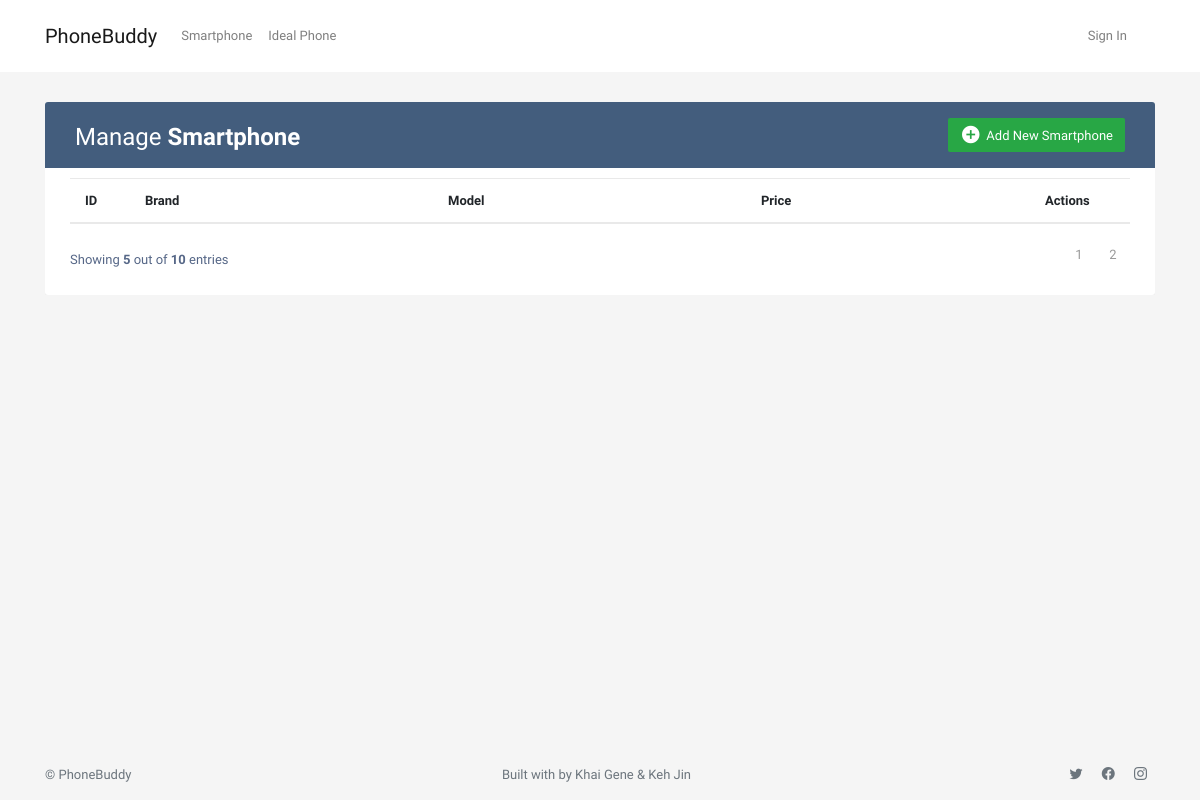
/manageSmartphone?page=3, run on an earlier commit of the app's database.
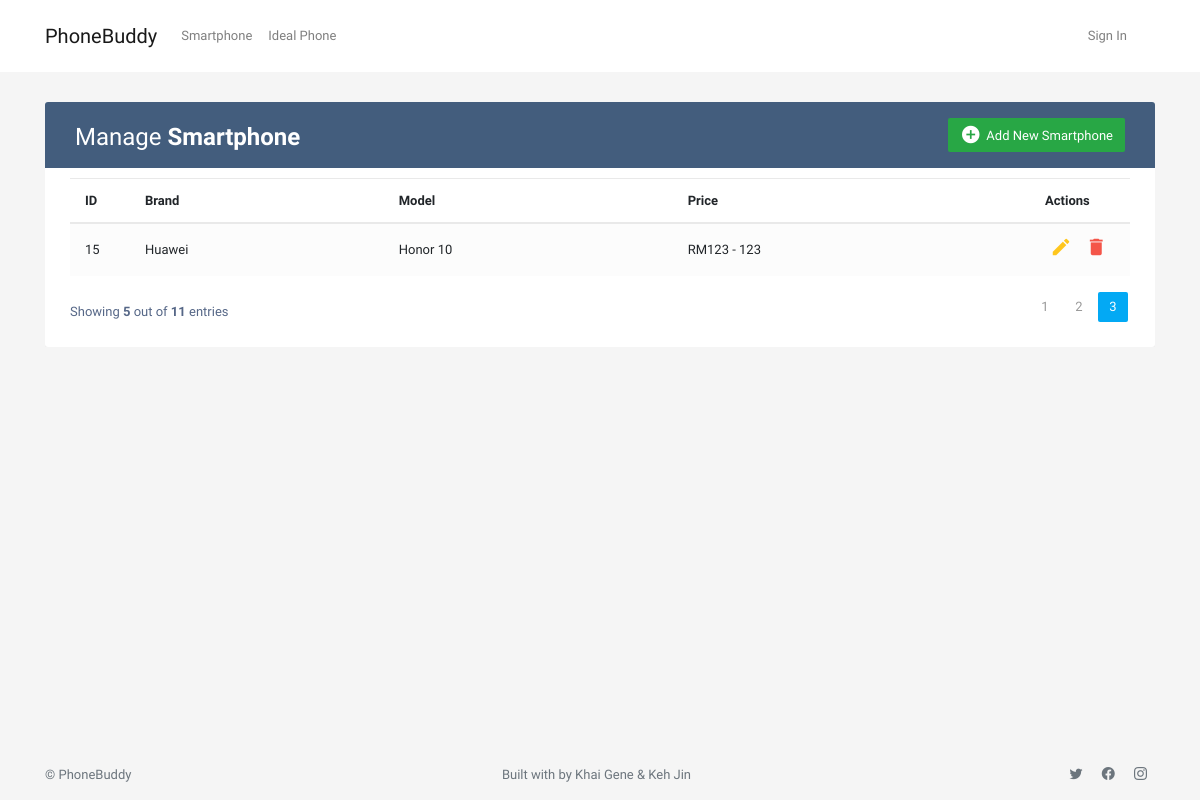
And on a later commit of the database.
### tables this page shows
CREATE TABLE Smartphone (
    id INTEGER PRIMARY KEY AUTOINCREMENT,
    brand STRING NOT NULL,
    model STRING NOT NULL,
    processor STRING NOT NULL,
    ram STRING NOT NULL,
    colour STRING NOT NULL,
    battery STRING NOT NULL,
    lowprice INTEGER NOT NULL,
    highprice INTEGER NOT NULL,
    screenSize STRING NOT NULL,
    refreshRate STRING NOT NULL,
    description STRING NOT NULL,
    image_URL STRING NOT NULL
);

### app.py (the view, shortened to what this page needs)
@app.route('/manageSmartphone', methods = ['GET','POST'])
def manageSmartphone():
    conn = get_db_connection()
    page = request.args.get('page', type=int, default=1)
    limit = 5
    offset = page*limit - limit
    smartphones = conn.execute('SELECT * FROM Smartphone').fetchall()
    total = len(smartphones)
    amountPages = math.ceil(total/limit)
    pages = []
    for i in range(amountPages):
        pages.append(i+1)
    smartphones = conn.execute("SELECT * FROM Smartphone LIMIT ? OFFSET ?", (limit, offset)).fetchall()
    return render_template('manageSmartphone.html', smartphones = smartphones, total = total, pages = pages, page = page)

### app.py (called while the page is built)
def get_db_connection():
    conn = sql.connect('database.db')
    conn.row_factory = sql.Row
    return conn

### templates/manageSmartphone.html (shortened to what this page needs)
{% extends 'base.html' %}
{% block main %}
<div class="vh-100">
<div class="container-xl">
	<div class="table-responsive">
		<div class="table-wrapper">
			<div class="table-title">
				<div class="row">
					<div class="col-sm-6">
						<h2>Manage <b>Smartphone</b></h2>
					</div>
					<div class="col-sm-6">
						<a href="./addSmartphone" class="btn btn-success"><i class="material-icons">&#xE147;</i> <span>Add New Smartphone</span></a>
					</div>
				</div>
			</div>
			<table class="table table-striped table-hover">
				<thead>
					<tr>
						<th>ID</th>
						<th>Brand</th>
						<th>Model</th>
						<th>Price</th>
						<th>Actions</th>
					</tr>
				</thead>
				{% for smartphone in smartphones %}
				<tbody>
					<tr>
						<td>{{ smartphone['id'] }}</td>
						<td>{{ smartphone['brand'] }}</td>
						<td>{{ smartphone['model'] }}</td>
						<td>RM{{ smartphone['lowprice'] }} - {{ smartphone['highprice'] }}</td>
						<td>
							<a href="{{ url_for('editSmartphone', id=smartphone['id']) }}" class="edit"><i class="material-icons" data-toggle="tooltip" title="Edit">&#xE254;</i></a>
							<a href="#deleteEmployeeModal" class="delete" data-toggle="modal"><i class="material-icons" data-toggle="tooltip" title="Delete">&#xE872;</i></a>
						</td>
					</tr>
				</tbody>
				{% endfor %}
			</table>
			<div class="clearfix">
				<div class="hint-text">Showing <b>5</b> out of <b>{{ total }}</b> entries</div>
				<ul class="pagination">
					{% for amountpage in pages %}
					<li class="page-item {{ 'active' if page == amountpage }}"><a href="/manageSmartphone?page={{ amountpage }}" class="page-link" name="page">{{ amountpage }}</a></li>
					{% endfor %}
				</ul>
			</div>
		</div>
	</div>
</div>
</div>
{% endblock %}

What changed in the data, as far as the page shows it:
added Smartphone: id "15", brand "Huawei", model "Honor 10", lowprice "123", highprice "123"
Also different on the page:
{{ total }}: "10" → "11"
new list line: "3"
